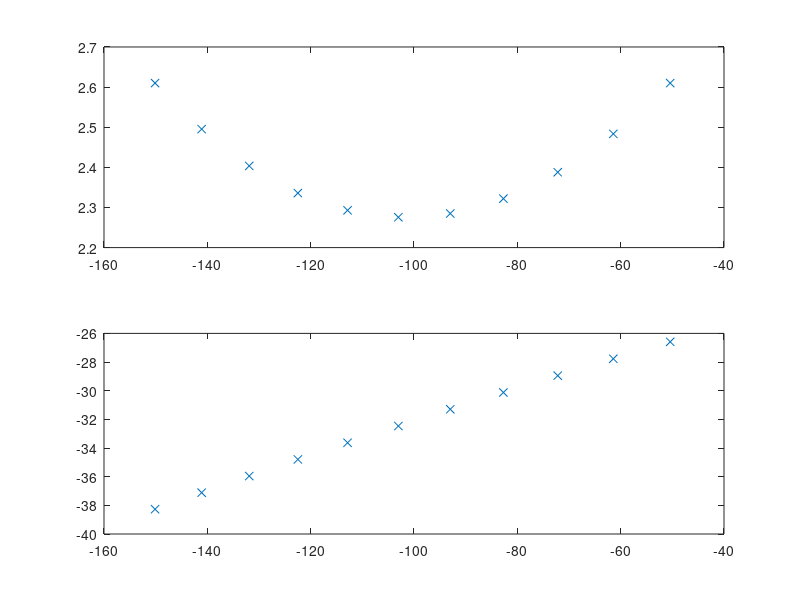

Here is the MATLAB script that generated this plot:
% plot what hapens to D13CH3D in open system with variable split ratio
% between two output flows, with one of hte sinks having no isotope effect
%
% see notes 01/27/2016

d13i = -38.27 / 1000;
dDi = -150.12 / 1000;
D13CH3Di = +2.61 / 1000;

a13 = 0.988;
aD = 0.895;
gamma = 1.000;

psiOx = [0:0.1:1]';

% d13 = (d13i+1) / ( ((1-psiOx)+psiOx*a13) ./ (1-psiOx) )  - 1;
% dD = (dDi+1) / ( ((1-psiOx)+psiOx*aD) ./ (1-psiOx) )  - 1;
% D13CH3D = D13CH3Di - log( ( (1-psiOx)+(psiOx*gamma*a13*aD) .* (1-psiOx) ) ./ ( ((1-psiOx)+psiOx*a13) .* ((1-psiOx)+psiOx*aD) ) );

d13 = (d13i + 1)./(1 + (a13-1)*psiOx) - 1;
dD = (dDi + 1)./(1 + (aD-1)*psiOx) - 1;
D13CH3D = D13CH3Di - log( (1+(gamma*a13*aD-1)*psiOx) ./ ( (1+(a13-1)*psiOx) .* (1+(aD-1)*psiOx) ) );

%% plot

figure(1);

subplot(2,1,1)
plot(1000*dD,1000*D13CH3D,'x')

subplot(2,1,2)
plot(1000*dD,1000*d13,'x')


